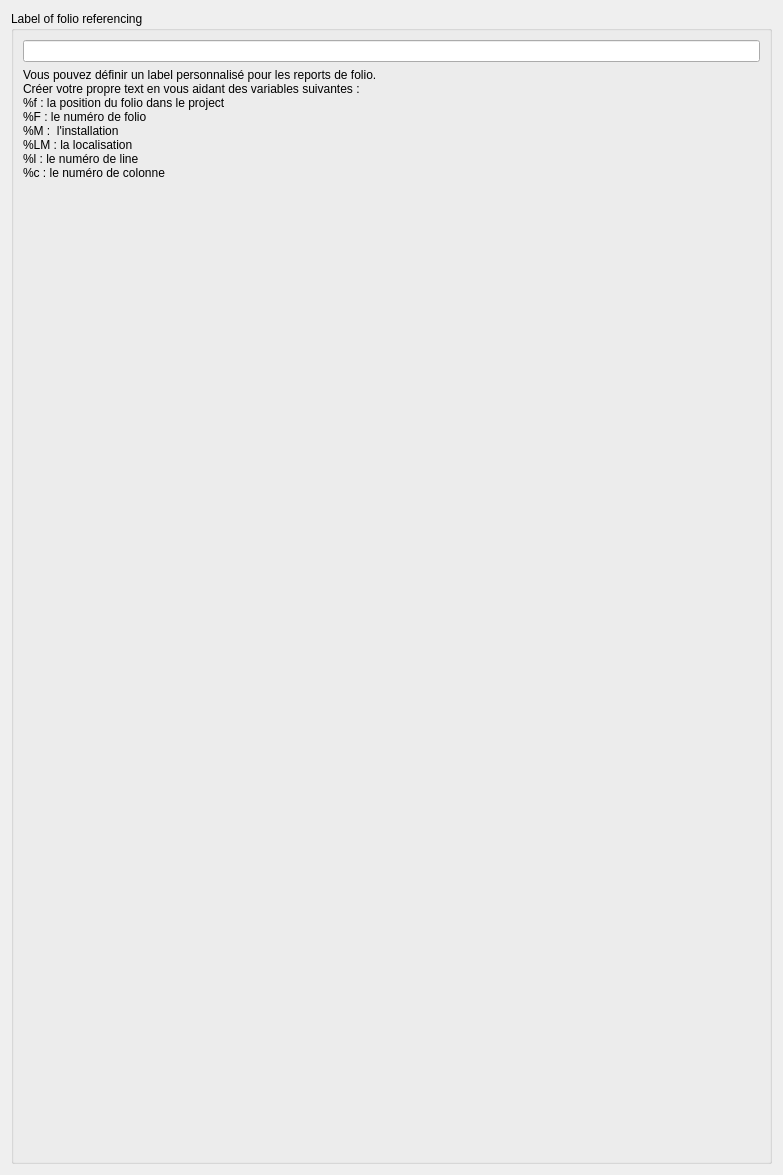
<?xml version="1.0" encoding="UTF-8"?>
<ui version="4.0">
 <class>ReportPropertieWidget</class>
 <widget class="QWidget" name="ReportPropertieWidget">
  <property name="geometry">
   <rect>
    <x>0</x>
    <y>0</y>
    <width>783</width>
    <height>1175</height>
   </rect>
  </property>
  <property name="windowTitle">
   <string>Properties cross references</string>
  </property>
  <layout class="QVBoxLayout" name="verticalLayout">
   <item>
    <widget class="QGroupBox" name="report_label_gb">
     <property name="title">
      <string>Label of folio referencing</string>
     </property>
     <layout class="QVBoxLayout" name="verticalLayout_2">
      <item>
       <layout class="QHBoxLayout" name="horizontalLayout">
        <item>
         <widget class="QLineEdit" name="line_edit"/>
        </item>
       </layout>
      </item>
      <item>
       <layout class="QVBoxLayout" name="verticalLayout_3">
        <item>
         <widget class="QLabel" name="label_">
          <property name="text">
           <string>Vous pouvez définir un label personnalisé pour les reports de folio.
Créer votre propre text en vous aidant des variables suivantes :
%f : la position du folio dans le project 
%F : le numéro de folio
%M :  l'installation
%LM : la localisation
%l : le numéro de line
%c : le numéro de colonne</string>
          </property>
          <property name="scaledContents">
           <bool>false</bool>
          </property>
          <property name="wordWrap">
           <bool>true</bool>
          </property>
         </widget>
        </item>
        <item>
         <spacer name="verticalSpacer">
          <property name="orientation">
           <enum>Qt::Vertical</enum>
          </property>
          <property name="sizeHint" stdset="0">
           <size>
            <width>20</width>
            <height>40</height>
           </size>
          </property>
         </spacer>
        </item>
       </layout>
      </item>
     </layout>
    </widget>
   </item>
  </layout>
 </widget>
 <resources/>
 <connections/>
</ui>
